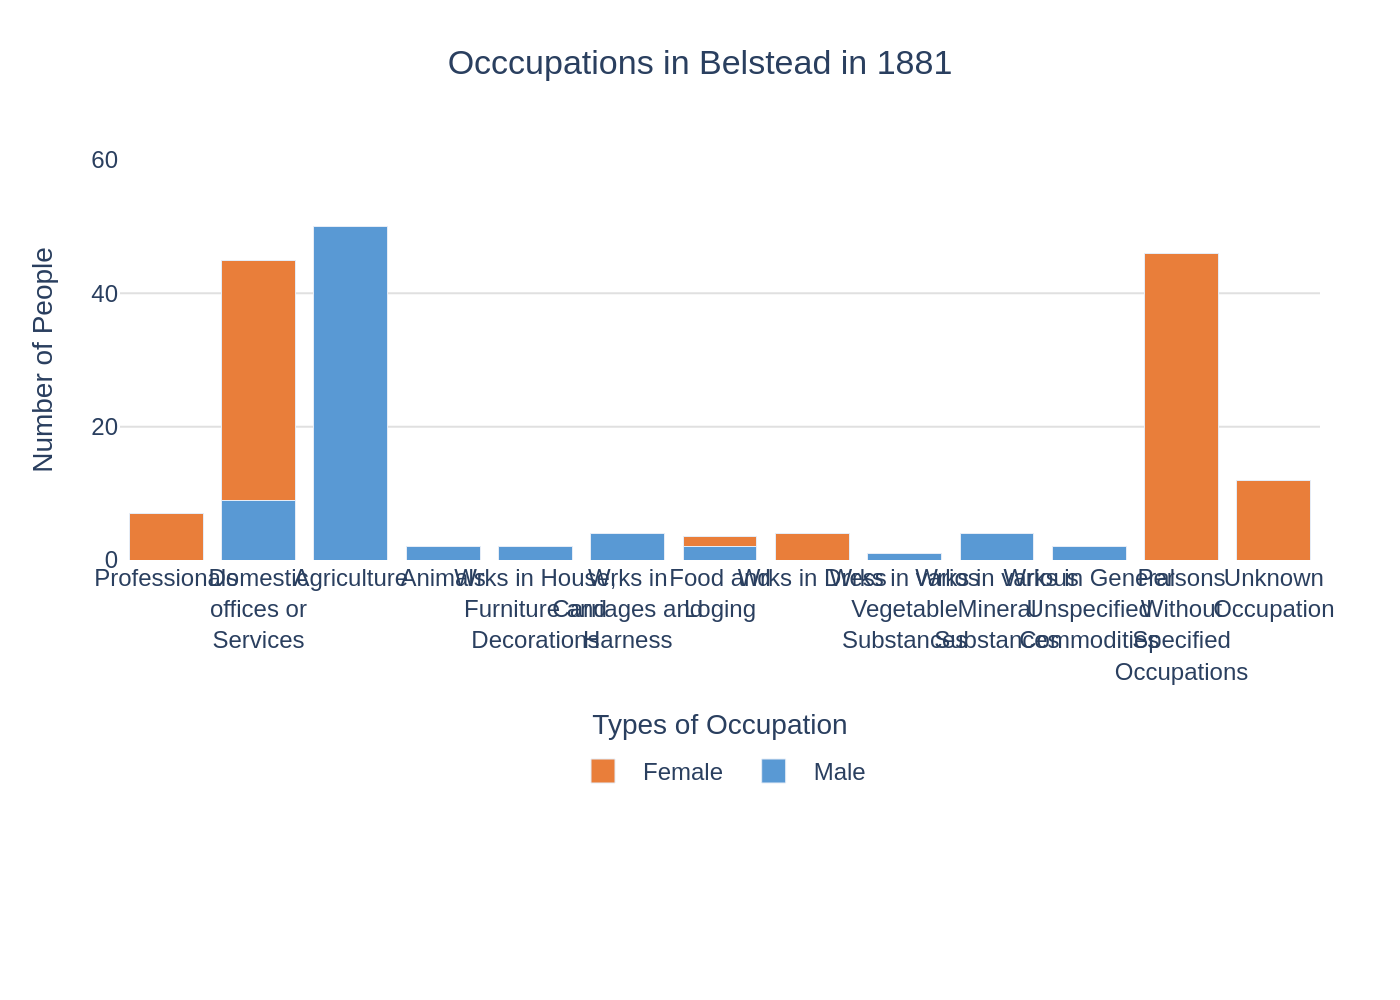

This chart was generated by the following Python code:
import sys
import json
import os
import plotly.graph_objects as go

if len(sys.argv) != 2:
    print("Usage: python <script_name>.py <path_to_json_file>")
    sys.exit(1)

json_path = sys.argv[1]

if not os.path.exists(json_path):
    print(f"Error: JSON file not found at '{json_path}'")
    sys.exit(1)

with open(json_path, 'r', encoding='utf-8') as f:
    chart_info = json.load(f)

chart_data = chart_info['chart_data']
texts = chart_info['texts']
colors = chart_info['colors']

fig = go.Figure()

for i, series in enumerate(chart_data['series']):
    fig.add_trace(go.Bar(
        name=series['name'],
        x=chart_data['categories'],
        y=series['data'],
        marker_color=colors[i]
    ))

fig.update_layout(
    barmode='stack',
    title={
        'text': texts['title'],
        'y': 0.95,
        'x': 0.5,
        'xanchor': 'center',
        'yanchor': 'top'
    },
    xaxis={
        'title_text': texts['x_axis_title'],
        'tickangle': 0,
        'showline': False
    },
    yaxis={
        'title_text': texts['y_axis_title'],
        'range': [0, 60],
        'showline': False,
        'gridcolor': '#e0e0e0'
    },
    legend={
        'orientation': 'h',
        'yanchor': 'bottom',
        'y': -0.6,
        'xanchor': 'center',
        'x': 0.5
    },
    font={
        'family': "Arial",
        'size': 12
    },
    plot_bgcolor='white',
    paper_bgcolor='white',
    margin=dict(l=60, r=40, t=80, b=220)
)

base_filename = os.path.splitext(os.path.basename(json_path))[0]
output_filename = f"{base_filename}.png"

fig.write_image(output_filename, scale=2)

print(f"Chart saved to {output_filename}")
